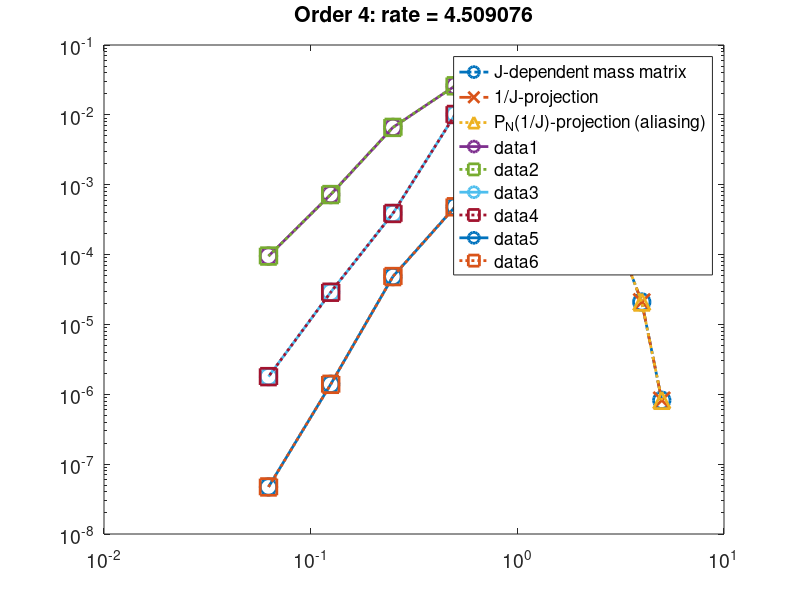

The MATLAB source for this figure:
% curvilinear p-convergence

L2err1 = [2.429482e-02 4.655834e-03 1.950810e-04 2.093990e-05 8.206020e-07];   % J-dependent mass matrix
L2err2 = [2.429482e-02 4.655300e-03 1.950115e-04 2.093971e-05 8.203261e-07]; % 1/J-weighted
L2err3 = [2.429482e-02 4.655829e-03 1.950574e-04 2.093984e-05 8.205138e-07]; % P_N(1/J) weighted

N = length(L2err1);
semilogy(1:N,L2err1,'o-.','linewidth',2,'markersize',12);
hold on
semilogy(1:N,L2err2,'x--','linewidth',2,'markersize',12)
semilogy(1:N,L2err3,'^:','linewidth',2,'markersize',12)
legend('J-dependent mass matrix','1/J-projection','P_N(1/J)-projection (aliasing)')
set(gca,'fontsize',14)

%% curvilinear h-convergence
rates = [];
N = 2;
err = [ 2.604498e-02  6.615078e-03 7.224455e-04 9.521704e-05]; % J-dependent mass matrix
err2 = [2.604310e-02 6.615064e-03 7.224452e-04 9.521703e-05]; % 1/J weighted
err3 = [2.604313e-02 6.615064e-03 7.224452e-04 9.521703e-05]; % P_N(1/J) weighted
h = .5.^(1:length(err));
loglog(h,err,'o-','linewidth',2,'markersize',12); hold on
loglog(h,err2,'s:','linewidth',2,'markersize',12);
fit = [log(h(:)) ones(size(h(:)))]\log(err(:));
rates = [rates fit(1)];
% print_pgf_coordinates(h,err)
% print_pgf_coordinates(h,err2)
% print_pgf_coordinates(h,err3)
format shorte
fprintf('%4.4e & ',err);fprintf('\n')
fprintf('%4.4e & ',err2);fprintf('\n')
format


N = 3;
err = [1.012391e-02 3.876823e-04 2.888795e-05 1.788749e-06]; % J-dependent mass matrix
err2 = [1.012384e-02 3.876819e-04 2.888795e-05 1.788749e-06]; % 1/J weighted
err3 = [1.012384e-02 3.876819e-04 2.888795e-05 1.788749e-06]; % P_N(1/J) weighted
h = .5.^(1:length(err));
loglog(h,err,'o-','linewidth',2,'markersize',12); hold on
loglog(h,err2,'s:','linewidth',2,'markersize',12);
fit = [log(h(:)) ones(size(h(:)))]\log(err(:));
rates = [rates fit(1)];
% print_pgf_coordinates(h,err)
% print_pgf_coordinates(h,err2)
% print_pgf_coordinates(h,err3)
format shorte
fprintf('%4.4e & ',err);fprintf('\n')
fprintf('%4.4e & ',err2);fprintf('\n')
format

N = 4;
err = [4.831438e-04 4.841638e-05 1.389519e-06 4.715870e-08]; % J-dependent mass matrix
err2 = [4.830959e-04 4.841621e-05 1.389518e-06 4.715869e-08]; % 1/J weighted
err3 = [4.830959e-04 4.841621e-05 1.389518e-06 4.715869e-08]; % P_N(1/J) weighted

h = .5.^(1:length(err));
loglog(h,err,'o-','linewidth',2,'markersize',12); hold on
loglog(h,err2,'s:','linewidth',2,'markersize',12);

fit = [log(h(:)) ones(size(h(:)))]\log(err(:));
rates = [rates fit(1)];
% print_pgf_coordinates(h,err)
% print_pgf_coordinates(h,err2)
% print_pgf_coordinates(h,err3)
format shorte
fprintf('%4.4e & ',err);fprintf('\n')
fprintf('%4.4e & ',err2);fprintf('\n')
format



title(sprintf('Order %d: rate = %f\n',N,fit(1)))
